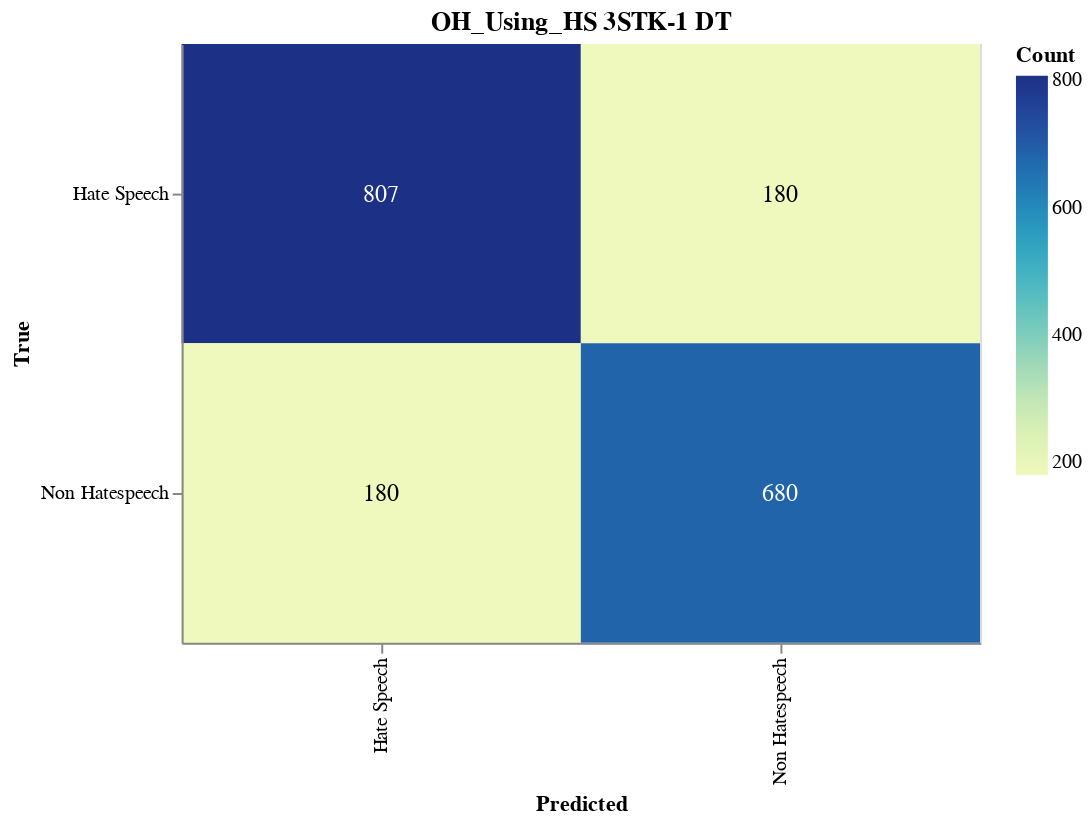

The code cell stored with this chart in its notebook:
### Markdown cell above
#### Save CM

### Code cell
import altair as alt
import altair_saver
import pandas as pd
from sklearn.metrics import confusion_matrix

# Calculate the confusion matrix
cm = confusion_matrix(y_val, adjusted_predictions)

# Define class names
class_names = ['Hate Speech', 'Non Hatespeech']

# Convert confusion matrix to DataFrame
cm_df = pd.DataFrame(cm, index=class_names, columns=class_names).reset_index().melt(id_vars='index')
cm_df.columns = ['True', 'Predicted', 'Count']

# Ensure the order of categories
cm_df['True'] = pd.Categorical(cm_df['True'], categories=class_names, ordered=True)
cm_df['Predicted'] = pd.Categorical(cm_df['Predicted'], categories=class_names, ordered=True)

# Create the Altair plot
heatmap = alt.Chart(cm_df).mark_rect().encode(
    x=alt.X('Predicted:O', sort=class_names),
    y=alt.Y('True:O', sort=class_names),
    color='Count:Q',
    tooltip=['True', 'Predicted', 'Count']
).properties(
    width=400,
    height=300,
    title='OH_Using_HS 3STK-1 DT'
)

# Add text labels
text = heatmap.mark_text(
    align='center',
    baseline='middle',
    fontSize=12
).encode(
    text='Count:Q',
    color=alt.condition(
        alt.datum.Count > cm.max() / 2,
        alt.value('white'),
        alt.value('black')
    )
)

# Combine heatmap and text
final_chart = heatmap + text

# Display the plot
final_chart.show()

### Figure 1 — Vega-Lite specification as saved in the notebook (floating-point values rounded to 4 significant figures)
{"config": {"view": {"continuousWidth": 300, "continuousHeight": 300}}, "layer": [{"mark": {"type": "rect"}, "encoding": {"color": {"field": "Count", "type": "quantitative"}, "tooltip": [{"field": "True", "type": "ordinal"}, {"field": "Predicted", "type": "ordinal"}, {"field": "Count", "type": "quantitative"}], "x": {"field": "Predicted", "sort": ["Hate Speech", "Non Hatespeech"], "type": "ordinal"}, "y": {"field": "True", "sort": ["Hate Speech", "Non Hatespeech"], "type": "ordinal"}}, "title": "OH_Using_HS 3STK-1 DT"}, {"mark": {"type": "text", "align": "center", "baseline": "middle", "fontSize": 12}, "encoding": {"color": {"condition": {"test": "(datum.Count > 403.5)", "value": "white"}, "value": "black"}, "text": {"field": "Count", "type": "quantitative"}, "tooltip": [{"field": "True", "type": "ordinal"}, {"field": "Predicted", "type": "ordinal"}, {"field": "Count", "type": "quantitative"}], "x": {"field": "Predicted", "sort": ["Hate Speech", "Non Hatespeech"], "type": "ordinal"}, "y": {"field": "True", "sort": ["Hate Speech", "Non Hatespeech"], "type": "ordinal"}}, "title": "OH_Using_HS 3STK-1 DT"}], "data": {"name": "data-c10c1433e7a391af25ac370fd2fbe6af"}, "height": 300, "width": 400, "$schema": "https://vega.github.io/schema/vega-lite/v5.17.0.json", "datasets": {"data-c10c1433e7a391af25ac370fd2fbe6af": [{"True": "Hate Speech", "Predicted": "Hate Speech", "Count": 807}, {"True": "Non Hatespeech", "Predicted": "Hate Speech", "Count": 180}, {"True": "Hate Speech", "Predicted": "Non Hatespeech", "Count": 180}, {"True": "Non Hatespeech", "Predicted": "Non Hatespeech", "Count": 680}]}}
